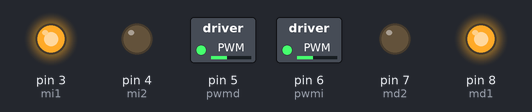
A sketch run on a simulated Arduino Uno, built with avr-gcc and run on an emulated ATmega328P. On the bench: switched loads named in the sketch (green lamp = pin HIGH), output pins drawn as LEDs (lit = HIGH).

Above: at 0.1 s.
Timing chart, 0 to 1.6 s (numbered marks = the images above):
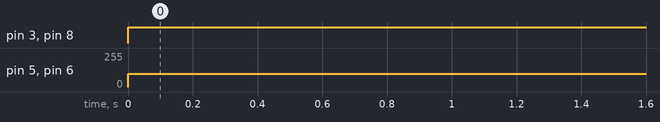

Measured:
- by itself, pin 3 (mi1), pin 8 (md1): LOW → HIGH at 0.00 s
- by itself, pin 5 (pwmd), pin 6 (pwmi): 0/255 → 100/255 at 0.00 s

The sketch:

hhh.ino
```cpp
/////////////////////////////////////////////////////////////////////////////////////////////////////////////////////////////////
#define mi1        3
#define mi2        4
#define pwmi       6
#define md1        8
#define md2        7
#define pwmd       5

void setup()
{
  pinMode(mi1,OUTPUT);
  pinMode(mi2,OUTPUT);
  pinMode(md1,OUTPUT);
  pinMode(md2,OUTPUT);
}

void loop()
{
  motores(100,100);
}

void motores(int motor_izq, int motor_der)
{
  if( motor_izq >=0)
    {
      digitalWrite (mi1,HIGH);
      digitalWrite (mi2,LOW);
      analogWrite (pwmi,motor_izq);
    }
  else
    {
      digitalWrite(mi1,LOW);
      digitalWrite(mi2,HIGH);
      motor_izq = motor_izq*(-1);
      analogWrite(pwmi,motor_izq);
    }
  if(motor_der>=0)
    {
      digitalWrite(md1,HIGH);
      digitalWrite(md2,LOW);
      analogWrite(pwmd,motor_der);
  }
  else
     {
      digitalWrite(md1,LOW);
      digitalWrite(md2,HIGH);
      motor_der=motor_der*(-1);
      analogWrite(pwmd,motor_der);
     }
}
```
